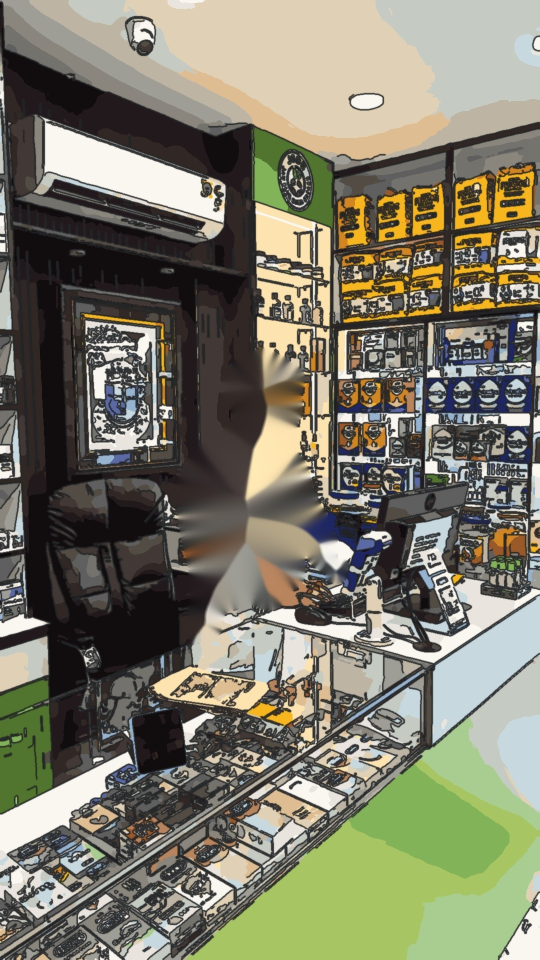
#> input picture videos/jan-seva-dawa-bazaar/src/assets/store_bg.jpg, 1080 x 1920 px (shown at 1/2 size)
$ python toon.py ../src/assets/store_bg.jpg ../src/assets/store_cel.jpg
#> lines starting #> are read from the running program, lines starting #| are printed output that depends on the picture; after the words box and inside, x2 and y2 are one past the last pixel; in counts of white or black regions, pixels touching at a corner belong together
"""2D 'toon' conversion for real photos/frames: flat colour regions + ink outlines.
Usage: python3 toon.py in.jpg outdir [--seg]"""
import sys, os, numpy as np, cv2
import onnxruntime as ort

MODEL = os.path.join(os.path.dirname(__file__), '..', 'models', 'u2net_human_seg.onnx')

def person_mask(bgr):
    sess = ort.InferenceSession(MODEL, providers=['CPUExecutionProvider'])
    rgb = cv2.cvtColor(bgr, cv2.COLOR_BGR2RGB)
    x = cv2.resize(rgb, (320, 320), interpolation=cv2.INTER_LANCZOS4).astype(np.float32)
    x /= x.max()
    x = (x - [0.485, 0.456, 0.406]) / [0.229, 0.224, 0.225]
    x = x.transpose(2, 0, 1)[None].astype(np.float32)
    pred = sess.run(None, {sess.get_inputs()[0].name: x})[0][0, 0]
    pred = (pred - pred.min()) / (pred.max() - pred.min() + 1e-8)
    m = cv2.resize(pred, (bgr.shape[1], bgr.shape[0]), interpolation=cv2.INTER_LINEAR)
    return np.clip(m, 0, 1)

def fit_palette(bgr, k=16, seed=1):
    lab = cv2.cvtColor(smooth(bgr), cv2.COLOR_BGR2LAB).reshape(-1, 3).astype(np.float32)
    rs = np.random.RandomState(seed)
    sub = lab[rs.choice(len(lab), min(60000, len(lab)), replace=False)]
    crit = (cv2.TERM_CRITERIA_EPS + cv2.TERM_CRITERIA_MAX_ITER, 40, 0.5)
    cv2.setRNGSeed(seed)
    _, _, centers = cv2.kmeans(sub, k, None, crit, 4, cv2.KMEANS_PP_CENTERS)
    return centers

def smooth(bgr):
    sm = bgr
    for _ in range(3):
        sm = cv2.bilateralFilter(sm, 9, 55, 9)
    return sm

def toon(bgr, palette, ink=(40, 38, 30), edge_strength=1.0):
    sm = smooth(bgr)
    lab = cv2.cvtColor(sm, cv2.COLOR_BGR2LAB).reshape(-1, 3).astype(np.float32)
    d = ((lab[:, None, :] - palette[None, :, :]) ** 2).sum(2)
    q = palette[d.argmin(1)].reshape(bgr.shape).astype(np.uint8)
    q = cv2.cvtColor(q, cv2.COLOR_LAB2BGR)
    q = cv2.medianBlur(q, 5)
    # punchier, cleaner colours
    hsv = cv2.cvtColor(q, cv2.COLOR_BGR2HSV).astype(np.float32)
    hsv[..., 1] = np.clip(hsv[..., 1] * 1.25, 0, 255)
    hsv[..., 2] = np.clip(hsv[..., 2] * 1.05 + 6, 0, 255)
    q = cv2.cvtColor(hsv.astype(np.uint8), cv2.COLOR_HSV2BGR)
    # ink outlines from the smoothed luminance
    g = cv2.cvtColor(sm, cv2.COLOR_BGR2GRAY)
    g = cv2.GaussianBlur(g, (0, 0), 1.6)
    e = cv2.Canny(g, 28, 70)
    e = cv2.dilate(e, cv2.getStructuringElement(cv2.MORPH_ELLIPSE, (3, 3)))
    e = cv2.GaussianBlur(e.astype(np.float32) / 255.0, (0, 0), 0.8) * edge_strength
    e = np.clip(e, 0, 1)[..., None]
    out = q.astype(np.float32) * (1 - e) + np.array(ink, np.float32) * e
    return out.astype(np.uint8)

if __name__ == '__main__':
    src, outdir = sys.argv[1], sys.argv[2]
    os.makedirs(outdir, exist_ok=True)
    img = cv2.imread(src)
#> img is the input picture: shape (1920, 1080, 3); mean B, G, R 105.6, 123.1, 124.6
    img = cv2.resize(img, (1080, 1920), interpolation=cv2.INTER_AREA)
    pal = fit_palette(img, 18)
#> in fit_palette, `_, _, centers = cv2.kmeans(sub, k, None, crit, 4, cv2.KMEANS_PP_CENTERS)`: centers = 18 rows, first 8: [241.3, 128, 131.8], [46.25, 130.6, 127.5], [172.7, 96.43, 168.6], [113.1, 128.9, 130.5], [11.91, 128.8, 127.9], [210.1, 124.9, 128.4], [184.4, 139.6, 194.9], [63.74, 128.5, 131.4]
#> pal has the same summary as centers in fit_palette
    np.save(os.path.join(outdir, 'palette.npy'), pal)
    t = toon(img, pal)
#> in toon, `q = palette[d.argmin(1)].reshape(bgr.shape).astype(np.uint8)`:
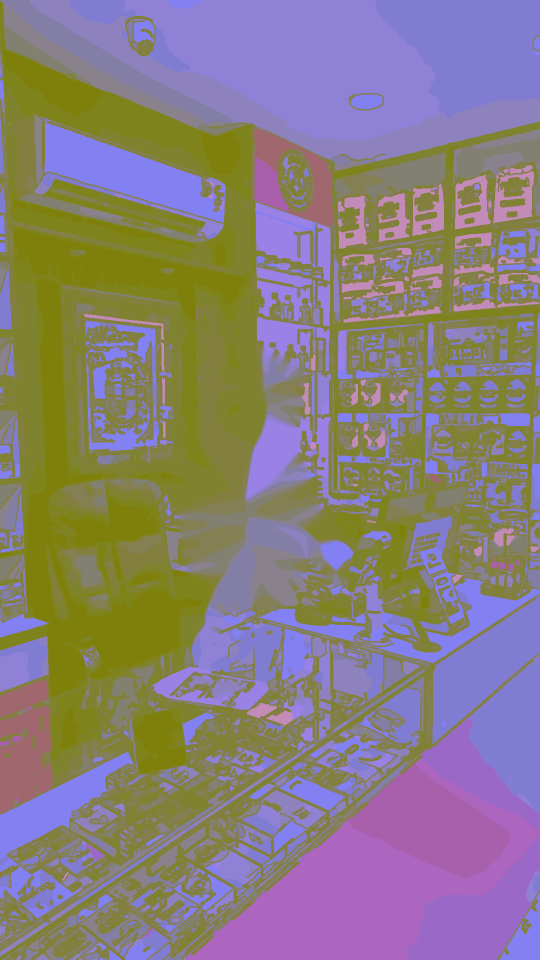
#> q: shape (1920, 1080, 3) (shown at 1/2 size); mean B, G, R 126.5, 125.6, 136.6
#> in toon, `hsv[..., 1] = np.clip(hsv[..., 1] * 1.25, 0, 255)`:
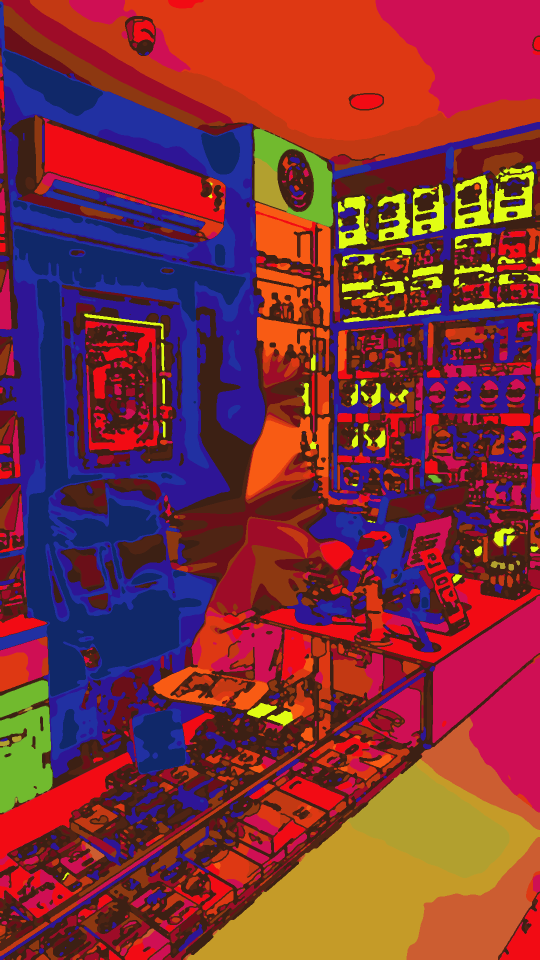
#> hsv: shape (1920, 1080, 3) float32 (shown at 1/2 size); mean B, G, R 57.7, 49.7, 128
#> in toon, `q = cv2.cvtColor(hsv.astype(np.uint8), cv2.COLOR_HSV2BGR)`:
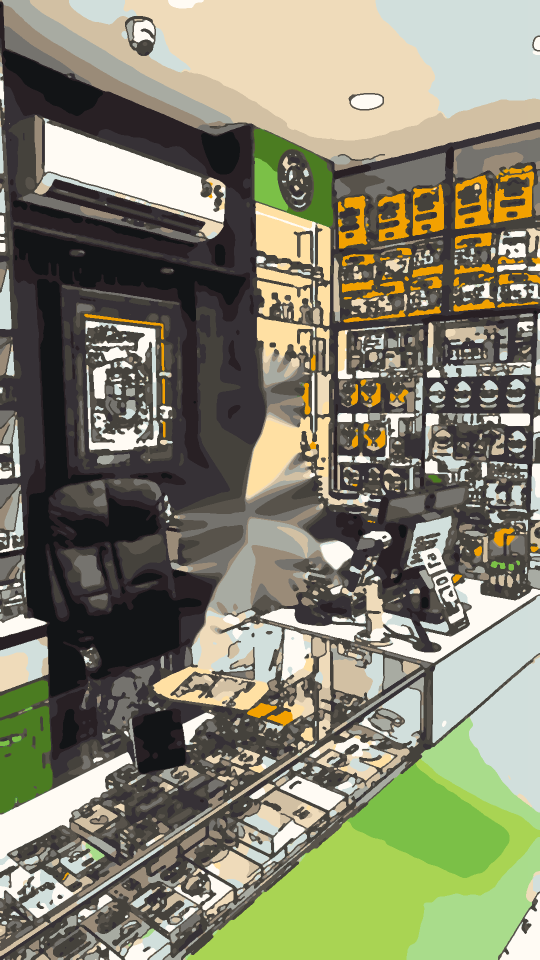
#> q: shape (1920, 1080, 3) (shown at 1/2 size); mean B, G, R 108.9, 131.2, 131.5
#> in toon, `g = cv2.cvtColor(sm, cv2.COLOR_BGR2GRAY)`:
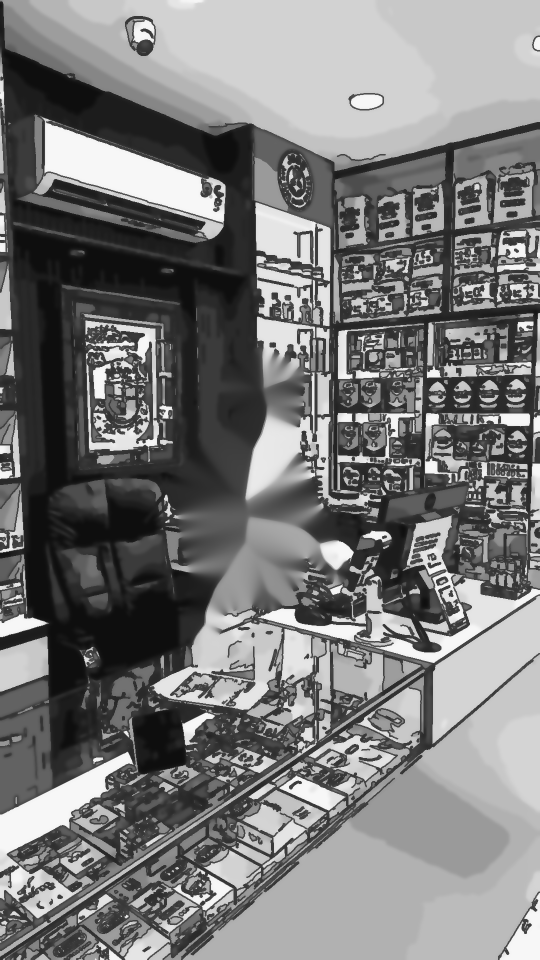
#> g: shape (1920, 1080) (shown at 1/2 size); min 14, max 247, mean 121.5
#> in toon, `e = cv2.Canny(g, 28, 70)`:
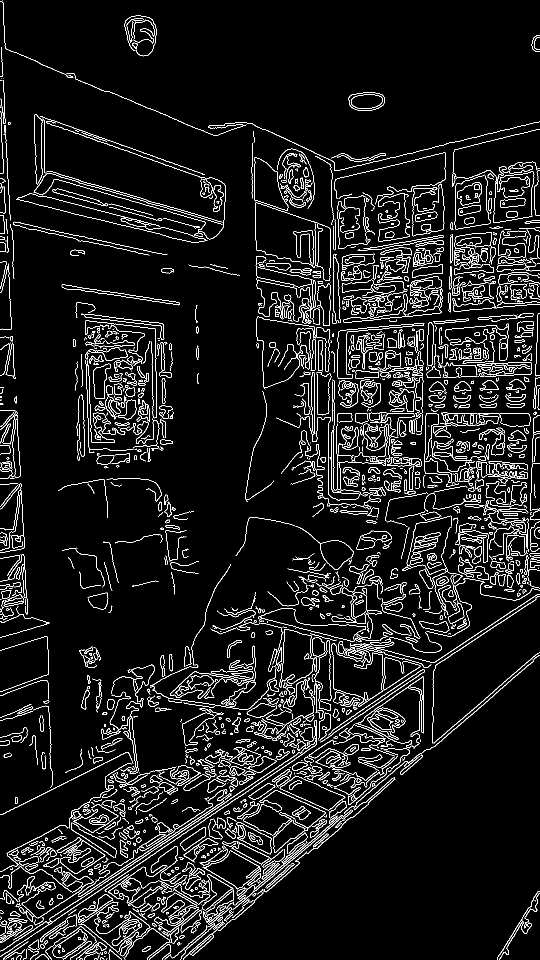
#> e: shape (1920, 1080) (shown at 1/2 size); 6.6% white in thin lines or dots
#> in toon, `e = cv2.dilate(e, cv2.getStructuringElement(cv2.MORPH_ELLIPSE, (3, 3)))`:
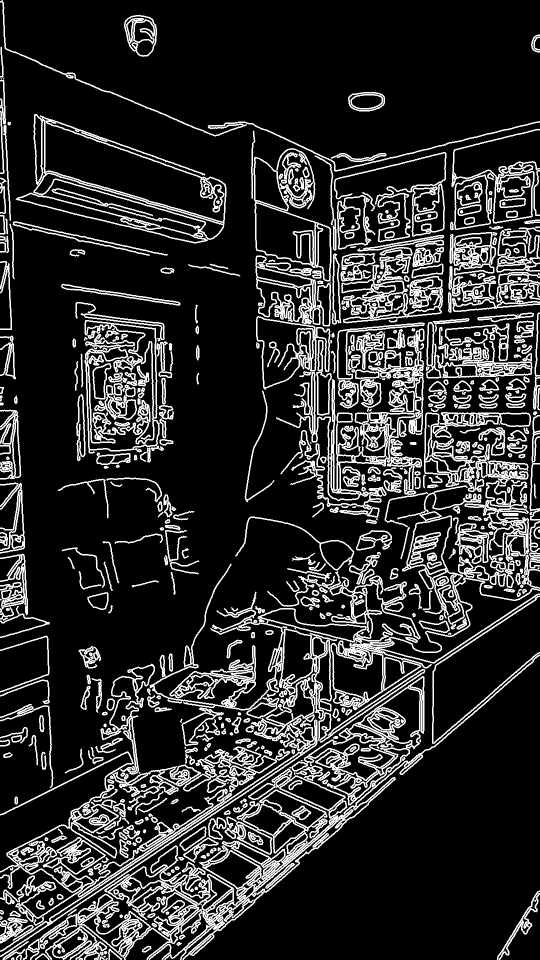
#> e: shape (1920, 1080) (shown at 1/2 size); 17.6% white; 513 white regions (20 under 20 px), largest, box (x1, y1, x2, y2) and area: (0, 970, 1080, 1920) 118479, (512, 632, 849, 1041) 25055, (848, 825, 1059, 1176) 12732
#> in toon, `out = q.astype(np.float32) * (1 - e) + np.array(ink, np.float32) * e`:
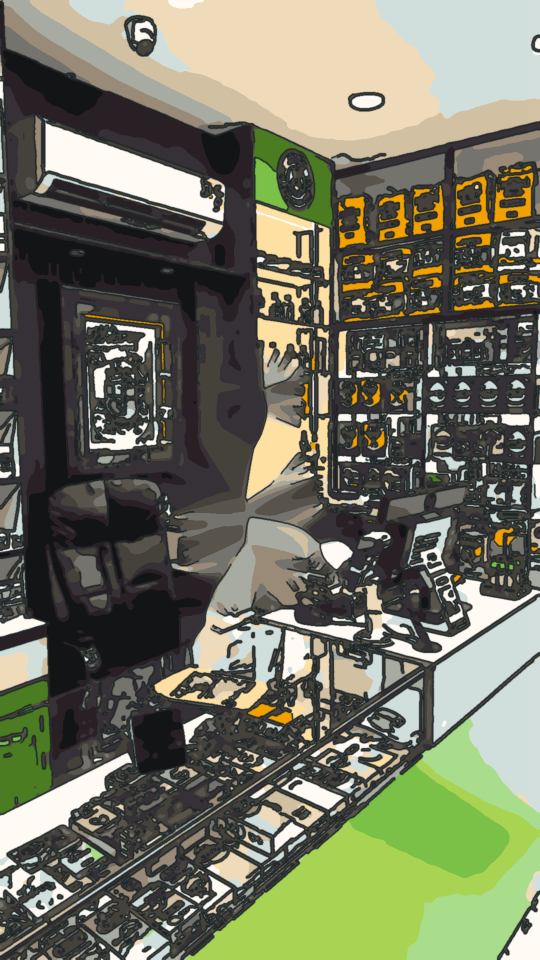
#> out: shape (1920, 1080, 3) float32 (shown at 1/2 size); mean B, G, R 98, 117, 115.4
    cv2.imwrite(os.path.join(outdir, 'toon_full.jpg'), t, [cv2.IMWRITE_JPEG_QUALITY, 92])
    if '--seg' in sys.argv:
        m = person_mask(img)
        hard = (m > 0.5).astype(np.uint8)
        n, lab_, stats, _ = cv2.connectedComponentsWithStats(hard)
        if n > 1:
            big = 1 + np.argmax(stats[1:, cv2.CC_STAT_AREA])
            hard = (lab_ == big).astype(np.uint8)
        soft = cv2.GaussianBlur(hard.astype(np.float32), (0, 0), 1.5)
        rgba = np.dstack([t, (soft * 255).astype(np.uint8)])
        cv2.imwrite(os.path.join(outdir, 'person.png'), rgba)
        hole = cv2.dilate(hard * 255, cv2.getStructuringElement(cv2.MORPH_ELLIPSE, (31, 31)))
        bg = cv2.inpaint(t, hole, 9, cv2.INPAINT_TELEA)
        cv2.imwrite(os.path.join(outdir, 'bg.jpg'), bg, [cv2.IMWRITE_JPEG_QUALITY, 92])
        cv2.imwrite(os.path.join(outdir, 'mask.png'), hard * 255)
        ys, xs = np.nonzero(hard)
        print('person bbox', xs.min(), ys.min(), xs.max(), ys.max())
    print('done')

$ run again, on videos/jan-seva-dawa-bazaar/src/assets/store_person.png
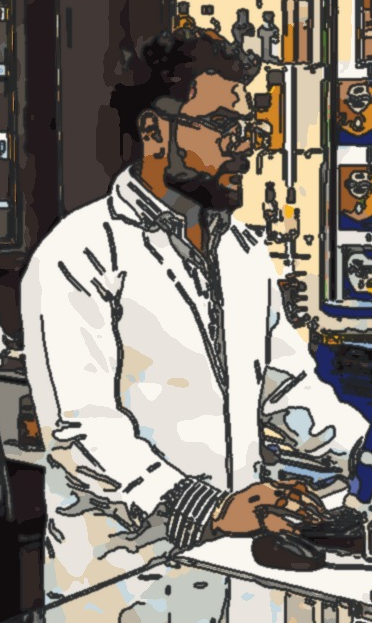
#> input picture videos/jan-seva-dawa-bazaar/src/assets/store_person.png, 372 x 623 px
#> img is the input picture: shape (623, 372, 3); mean B, G, R 124.2, 132, 138.8
#> img: shape (1920, 1080, 3)
#> centers = 18 rows, first 8: [247, 127.9, 131.8], [64.36, 129.8, 131.6], [147.8, 142.8, 159.4], [208, 125.8, 130.1], [27.37, 131.9, 127.4], [97.31, 128.1, 130.6], [230.8, 128.5, 131.6], [54.43, 128.9, 130.2]
#> pal has the same summary as centers in fit_palette
#> in toon, `e = cv2.Canny(g, 28, 70)`:
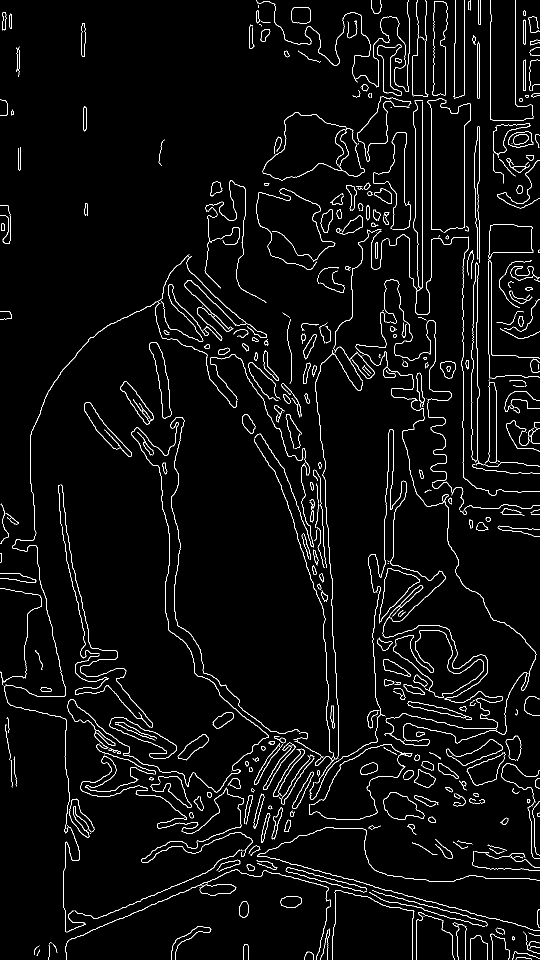
#> e: shape (1920, 1080) (shown at 1/2 size); 3.3% white in thin lines or dots
#> in toon, `out = q.astype(np.float32) * (1 - e) + np.array(ink, np.float32) * e`:
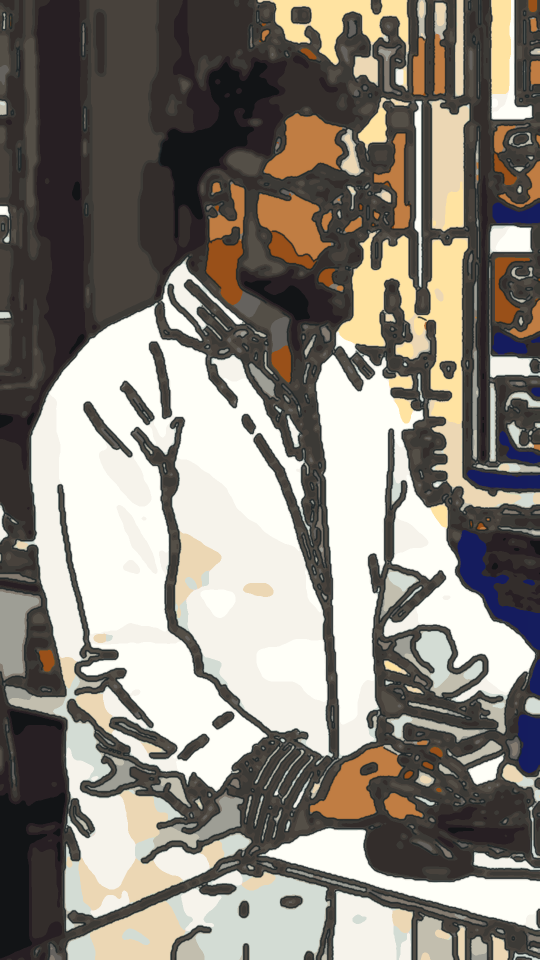
#> out: shape (1920, 1080, 3) float32 (shown at 1/2 size); mean B, G, R 123.7, 132.2, 137.4
